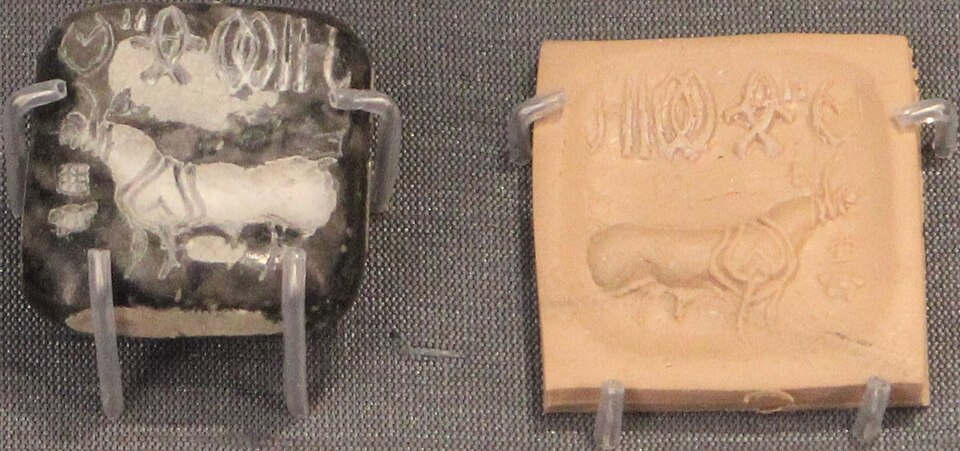
#> input picture indus/ep01/photos/cunningham_seal_BM.jpg, 960 x 451 px
$ python -i fxkit.py   (imports and definitions only)   (older library calls are emulated)
#> lines starting #> are read from the running program, lines starting #| are printed output that depends on the picture; after the words box and inside, x2 and y2 are one past the last pixel; in counts of white or black regions, pixels touching at a corner belong together
"""fxkit.py - code-built visuals and sounds for Legend's Shorts (any channel).

Every function writes a 1080x1920 30 fps MP4 (or a WAV for sounds) that make_short2.py / make_short.py use like any clip.
Clips HOLD their last frame for the rest of `dur`: always make `dur` longer than the shot (a clip shorter than its
shot loops back to frame 0, e.g. a "+2,000" counter suddenly showing "+0").

  import fxkit as fx
  fx.punch_hook("images/ai1.png", "images/hook.mp4", focus=(0.36, 0.42), chips_from=(0.05, 0.72, 0.6, 0.95))
  fx.dust_reveal("images/seal.jpg", "images/hook.mp4", peek=(0.5, 0.42, 0.12))   # sand blown off (alternative hook)
  fx.route_map(stops, route, bounds, "images/map_draw.mp4", draw=(0.1, 0.8))            # fast line draw
  fx.route_map(stops, route, bounds, "images/map_pin.mp4", pin="HARAPPA", pin_t=0.7, draw=(-1, 0.01))
  fx.arc_map(src, dests, bounds, "images/map_west.mp4", caption="SAME SEALS. 2,000+ KM APART.")
  fx.counter("images/bg.jpg", "images/count.mp4", 2000, top="INDIA'S KNOWN HISTORY", unit="YEARS", prefix="+")
  fx.zoom_rings("images/seal.jpg", "images/seal.mp4", wide, tight, rings=[...], top_text="STILL UNDECIPHERED TODAY")
  fx.stamp("images/seal.jpg", "images/stamp.mp4", "FOREIGN?", label='A. CUNNINGHAM, 1875: "FOREIGN TO INDIA"')
  fx.stamp(..., strike_t=0.45, stamped_from_start=True)                                   # payoff: strike it out
  fx.ending("images/ai6.png", "images/ending.mp4", ["INDUS VALLEY", "CIVILISATION"], ["BUT WHO", "WERE THEY?"], "INDUS FILES  #2")
  fx.dust("images/dust.mp4")                       # overlay with "mode": "screen"
  fx.blur_box("images/ai5.png", "images/ai5_fix.png", (0.30, 0.345, 1.0, 0.43))      # hide AI gibberish text
  fx.make_sfx("sfx")                               # writes the synthesized story sounds below

Tamil text: pass font=fx.TAMIL (Noto Sans Tamil) to any text argument family (stamp, counter, ending).
Map data: Natural Earth GeoJSON in ROOT/geo (download once from raw.githubusercontent.com/nvkelso/natural-earth-vector).
"""
import json, math, os, subprocess, wave
import numpy as np
from PIL import Image, ImageDraw, ImageFont, ImageFilter

W, H, FPS, SR = 1080, 1920, 30, 44100
ROOT = os.path.dirname(os.path.abspath(__file__))
F_TITLE = os.path.join(ROOT, "fonts", "Cinzel-Bold.ttf")
F_BIG = os.path.join(ROOT, "fonts", "Anton.ttf")
TAMIL = os.path.join(ROOT, "fonts", "NotoSansTamilLatin-800.ttf")   # ships with the Udal Uzhavan engine; copy it into fonts/ if missing
GOLD, RED, WHITE = (255, 197, 61), (230, 50, 40), (245, 240, 230)
SEA, LAND, LAND_EDGE, RIVER = (12, 22, 32), (58, 46, 32), (120, 96, 60), (70, 140, 190)


def font(p, s): return ImageFont.truetype(p, s)
def ease(x): x = min(max(x, 0), 1); return 1 - (1 - x) ** 3


def write_mp4(frame_fn, dur, path):
    n = int(dur * FPS)
    p = subprocess.Popen(["ffmpeg", "-v", "error", "-y", "-f", "rawvideo", "-pix_fmt", "rgb24", "-s", f"{W}x{H}", "-r", str(FPS),
                          "-i", "-", "-c:v", "libx264", "-pix_fmt", "yuv420p", "-crf", "16", path], stdin=subprocess.PIPE)
    for i in range(n):
        p.stdin.write(frame_fn(i / FPS).convert("RGB").tobytes())
    p.stdin.close(); p.wait(); print("wrote", path)


def cover(im, w=W, h=H):
    s = max(w / im.width, h / im.height); im = im.resize((int(im.width * s) + 1, int(im.height * s) + 1), Image.LANCZOS)
    x, y = (im.width - w) // 2, (im.height - h) // 2; return im.crop((x, y, x + w, y + h))


def outlined(d, xy, text, f, fill, anchor="mm", stroke=3):
    d.text(xy, text, font=f, fill=fill, anchor=anchor, stroke_width=stroke, stroke_fill=(0, 0, 0, fill[3] if len(fill) > 3 else 255))


# ------------------------------------------------------------------ hook: whip push-in + photographic debris + steam/dust
def punch_hook(image, out, focus=(0.5, 0.45), chips_from=(0.05, 0.72, 0.6, 0.95), dur=3.4, steam=True, n_chips=90, seed=11):
    """Frame 1 stays crisp (it is the thumbnail). Then: flash, zoom-blur burst, push-in with decaying shake,
    debris cut from the image itself (chips_from = x0,y0,x1,y1 fractions of a textured area) flying at the camera."""
#> called with out = 'out.png', focus = (0.5, 0.45), chips_from = (0.05, 0.72, 0.6, 0.95), dur = 3.4, steam = True, n_chips = 90, seed = 11
    src = Image.open(image).convert("RGB"); s = max(W / src.width, H / src.height) * 1.02
#> in punch_hook, src is the input picture: PIL image 960x451 RGB; mean R, G, B 152.6, 129.2, 109.9
#> after `s = max(W / src.width, H / src.height) * 1.02`: s = 4.34
    src = src.resize((int(src.width * s), int(src.height * s)), Image.LANCZOS)
#> src: PIL image 4168x1958 RGB
    rng = np.random.default_rng(seed); N = n_chips
    ang = rng.uniform(0, 2 * np.pi, N); spd = rng.uniform(0.6, 1.6, N)
    t0 = np.concatenate([rng.uniform(0.05, 0.35, N // 2), rng.uniform(0.35, 1.8, N - N // 2)]); rot = rng.uniform(0, 360, N)
    cx0, cy0 = focus[0] * W, focus[1] * H + 120
    chips = []
    for _ in range(40):
        cw = int(rng.uniform(26, 60)); x = int(rng.uniform(chips_from[0], chips_from[2]) * src.width); y = int(rng.uniform(chips_from[1], chips_from[3]) * src.height)
        patch = src.crop((x, y, x + cw, y + int(cw * 0.75))).convert("RGBA")
        m = Image.new("L", patch.size, 0)
        ImageDraw.Draw(m).polygon([(patch.width / 2 * (1 + (0.6 + 0.4 * rng.random()) * math.cos(2 * math.pi * j / 6)),
                                    patch.height / 2 * (1 + (0.6 + 0.4 * rng.random()) * math.sin(2 * math.pi * j / 6))) for j in range(6)], fill=255)
        patch.putalpha(m.filter(ImageFilter.GaussianBlur(1))); chips.append(patch)
#> this loop made 40 passes
#> pass 1, in punch_hook, `patch = src.crop((x, y, x + cw, y + int(cw * 0.75))).convert("RGBA")`:
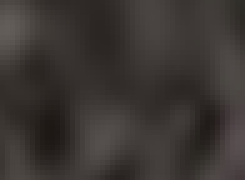
#> patch: PIL image 49x36 RGBA (shown 5 times larger); mean R, G, B, A 59.2, 54.1, 51, 255
#> pass 2, in punch_hook, `patch = src.crop((x, y, x + cw, y + int(cw * 0.75))).convert("RGBA")`:
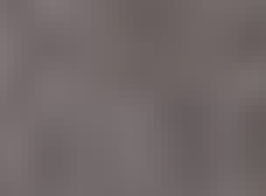
#> patch: PIL image 38x28 RGBA (shown 7 times larger); mean R, G, B, A 113.6, 104.1, 104.4, 255
#> after the loop:
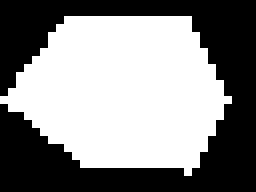
#> m: PIL image 32x24 L (shown 8 times larger); 53.6% white; 1 black region, box (x1, y1, x2, y2) and area: (0, 0, 32, 24) 356
#> after the loop:
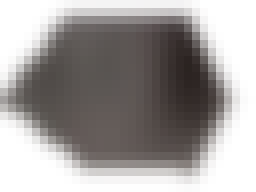
#> patch: PIL image 32x24 RGBA (shown 8 times larger); mean R, G, B, A 86.4, 79.4, 76.8, 136.7; transparent parts drawn white
#> after the loop, chips = 40 items
    puffs = [(rng.uniform(-0.1, 0.5) * W, rng.uniform(-0.05, 0.25) * H, rng.uniform(0, 0.8), rng.uniform(260, 520)) for _ in range(9)]
#> puffs = 9 items, first 6: (335.9, 217.5, 0.466, 311.3), (256.6, 291.6, 0.388, 436.6), (188.9, 366.8, 0.577, 283.2), (390.5, 68.05, 0.0651, 291.5), (101.9, 206.2, 0.264, 312.9), (390.5, 119.3, 0.699, 323.6)

    # [41 lines left out: functions view, frame, not called in this run]
    write_mp4(frame, dur, out)


# ------------------------------------------------------------------ maps (Natural Earth, no national borders drawn)
_GEO = {}
# [6 lines left out: function _geo, not called in this run]


class Proj:
    # [4 lines left out: function __init__, not called in this run]
    def __call__(self, lon, lat): return (self.ox + (lon - self.lon0) * self.k * self.s, self.oy + (self.lat1 - lat) * self.s)


# [216 lines left out: functions base_map, map_label, _partial, _pin, route_map, arc_map and 6 more, not called in this run]


# ------------------------------------------------------------------ synthesized sounds (energy kept in 150 Hz - 6 kHz: audible on phones)
_rng = np.random.default_rng(3)
def _bp(x, lo, hi):
    X = np.fft.rfft(x); fr = np.fft.rfftfreq(len(x), 1 / SR); X[(fr < lo) | (fr > hi)] = 0; return np.fft.irfft(X, len(x))
def _env(n, a, d): t = np.arange(n) / SR; return np.minimum(t / max(a, 1e-4), 1) * np.exp(-t / d)
# [138 lines left out: functions _save, make_sfx_foley, make_sfx, dust_reveal, not called in this run]


# ------------------------------------------------------------------ EP7 toolkit: parallax, snap camera, particles, ink strokes, pills, cards
GOLD2 = (212, 177, 92)          # antique gold (#D4B15C), the v2 accent
CHALK = (244, 236, 216)

# [36 lines left out: functions depth_split, _place, snapz, parallax_frame, not called in this run]

def fx_cover(im):
    return cover(im) if im.mode != "RGBA" else _cover_rgba(im)

def _cover_rgba(im):
    s = max(W / im.width, H / im.height); im = im.resize((int(im.width * s) + 1, int(im.height * s) + 1), Image.LANCZOS)
    x, y = (im.width - W) // 2, (im.height - H) // 2; return im.crop((x, y, x + W, y + H))

# [42 lines left out: functions particles, heat_haze, ink_stroke, not called in this run]

def ink_ellipse(cx, cy, rx, ry, start=-100, turns=1.08, n=60):
    return [(cx + rx * math.cos(math.radians(start + 360 * turns * i / n)) * (1 + 0.04 * math.sin(i)), cy + ry * math.sin(math.radians(start + 360 * turns * i / n))) for i in range(n + 1)]

# [19 lines left out: functions pill, parallax_warp, not called in this run]

#> (the run stopped early here; a loop or call above may not have finished)

$ run again, on indus/ep01/photos/harappa_mounds.jpg
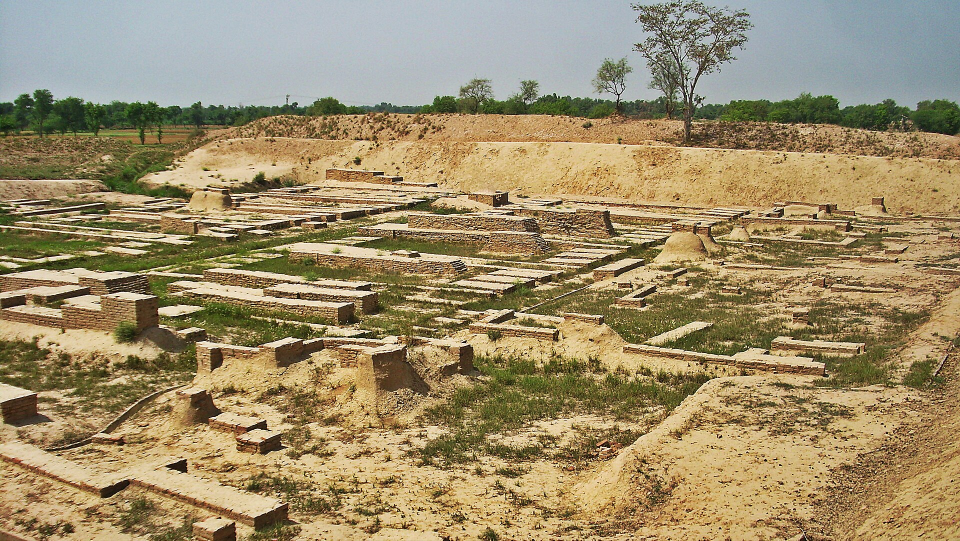
#> input picture indus/ep01/photos/harappa_mounds.jpg, 1920 x 1081 px (shown at 1/2 size)
#> in punch_hook, src is the input picture: PIL image 1920x1081 RGB; mean R, G, B 157.2, 141.4, 106
#> in punch_hook, `src = src.resize((int(src.width * s), int(src.height * s)), Image.LANC..`:
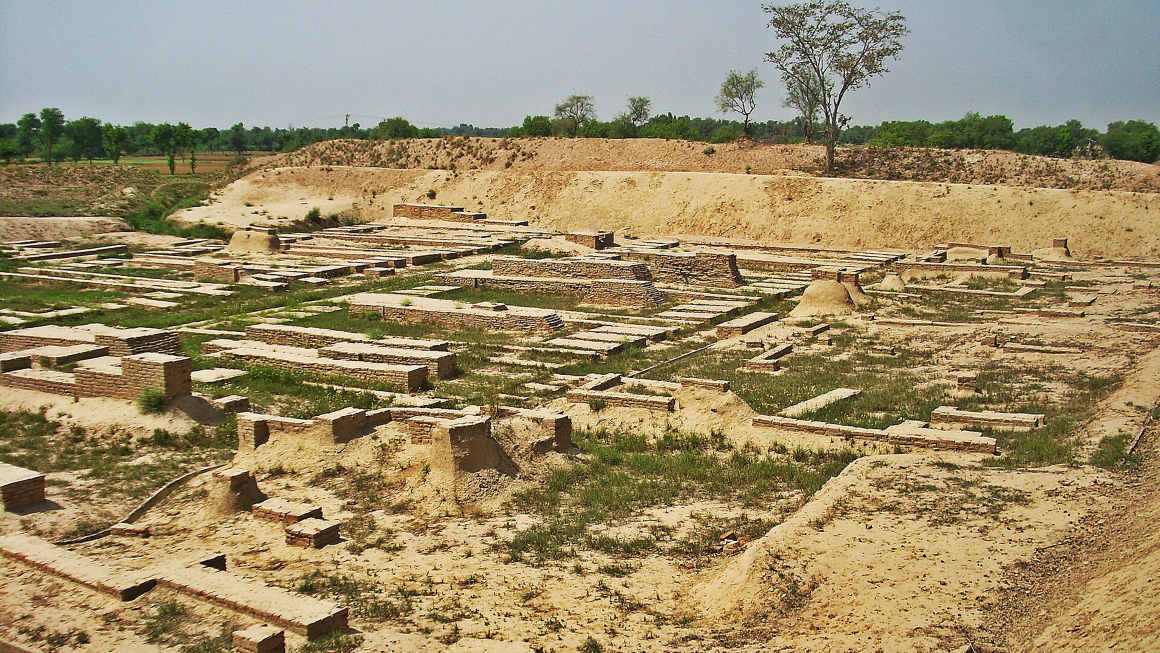
#> src: PIL image 3478x1958 RGB (shown at 1/3 size); mean R, G, B 157, 141.4, 106.2
#> after the loop in punch_hook, `for _ in range(40):`:
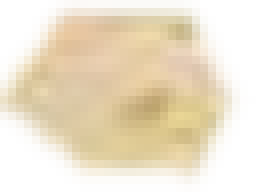
#> patch: PIL image 32x24 RGBA (shown 8 times larger); mean R, G, B, A 217.3, 195.1, 150.7, 136.7; transparent parts drawn white
#> after the loop in punch_hook, `for _ in range(40):`: chips = 40 items
#> puffs = 9 items, first 6: (335.9, 217.5, 0.466, 311.3), (256.6, 291.6, 0.388, 436.6), (188.9, 366.8, 0.577, 283.2), (390.5, 68.05, 0.0651, 291.5), (101.9, 206.2, 0.264, 312.9), (390.5, 119.3, 0.699, 323.6)

$ run again, on indus/ep01/photos/harappa_ruins.jpg
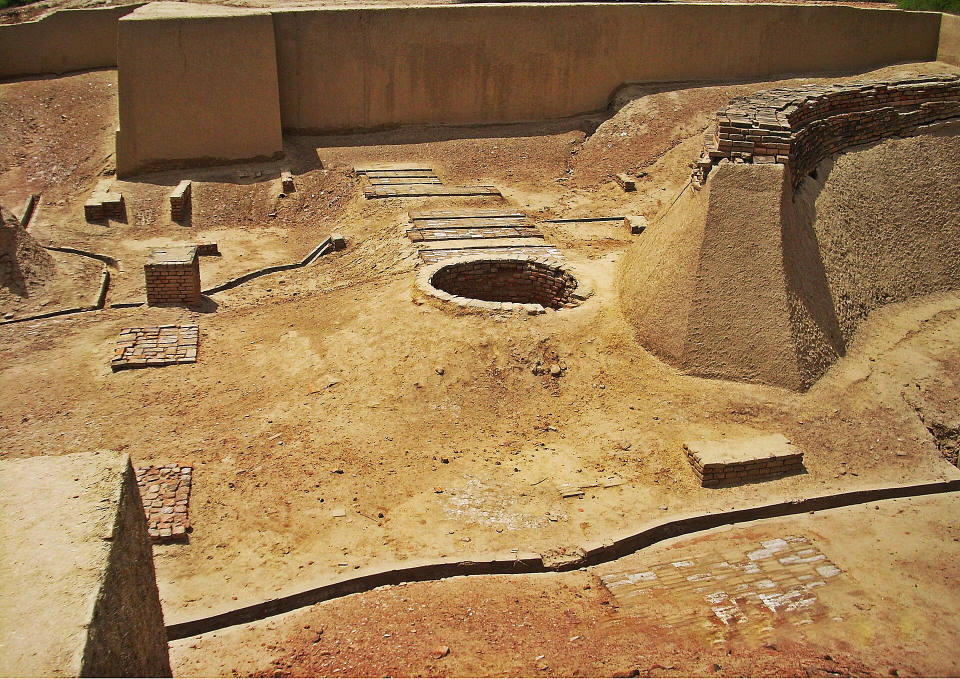
#> input picture indus/ep01/photos/harappa_ruins.jpg, 1920 x 1357 px (shown at 1/2 size)
#> in punch_hook, src is the input picture: PIL image 1920x1357 RGB; mean R, G, B 156.4, 122.9, 81.1
#> src: PIL image 2770x1958 RGB
#> the loop in punch_hook, `for _ in range(40):` made 40 passes
#> pass 1, in punch_hook, `patch = src.crop((x, y, x + cw, y + int(cw * 0.75))).convert("RGBA")`:
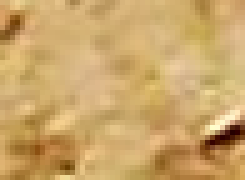
#> patch: PIL image 49x36 RGBA (shown 5 times larger); mean R, G, B, A 203, 165.8, 105.2, 255
#> after the loop in punch_hook, `for _ in range(40):`:
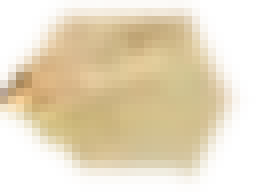
#> patch: PIL image 32x24 RGBA (shown 8 times larger); mean R, G, B, A 210.9, 186.9, 139.1, 136.7; transparent parts drawn white
#> after the loop in punch_hook, `for _ in range(40):`: chips = 40 items
#> puffs = 9 items, first 6: (335.9, 217.5, 0.466, 311.3), (256.6, 291.6, 0.388, 436.6), (188.9, 366.8, 0.577, 283.2), (390.5, 68.05, 0.0651, 291.5), (101.9, 206.2, 0.264, 312.9), (390.5, 119.3, 0.699, 323.6)
